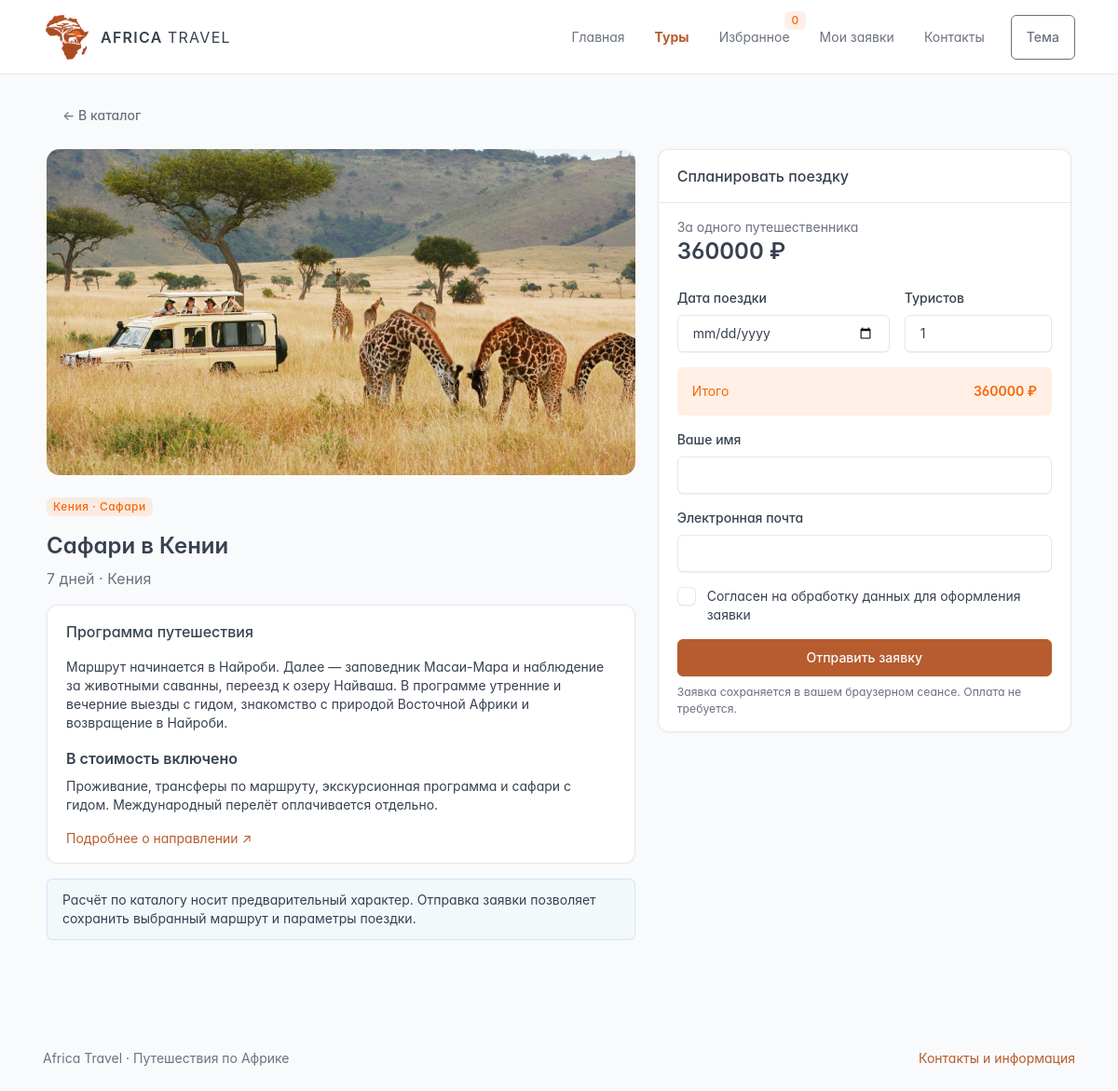
The app's page /tours/1/ with its own data.
### travel/models.py (models this page shows, shortened)
class Tour(models.Model):
    country=models.ForeignKey(Country,on_delete=models.PROTECT,related_name='tours')
    title=models.CharField('Название',max_length=160)
    category=models.CharField('Тип',max_length=20,choices=[('safari','Сафари'),('beach','Пляж'),('culture','Культура')])
    description=models.TextField('Программа')
    duration=models.PositiveSmallIntegerField('Дней',validators=[MinValueValidator(1)])
    price=models.PositiveIntegerField('Цена за человека',validators=[MinValueValidator(1)])
    image=models.CharField('Изображение в static',max_length=200)
    included=models.TextField('Включено в стоимость')
    source_url=models.URLField('Источник о направлении')
    class Meta:
        verbose_name='Тур'; verbose_name_plural='Туры'
        constraints=[models.CheckConstraint(condition=Q(price__gt=0),name='tour_positive_price'),models.CheckConstraint(condition=Q(duration__gt=0),name='tour_positive_duration')]

class Country(models.Model):
    name=models.CharField('Название', max_length=80, unique=True)
    slug=models.SlugField(unique=True)
    description=models.TextField('Описание')
    class Meta: verbose_name='Страна'; verbose_name_plural='Страны'

### travel/views.py (the view)
# urls.py: path('tours/<int:pk>/',views.detail,name='detail'),path('favorites/',views.favorites,name='favorites'),
@ensure_csrf_cookie
def detail(request,pk):
    return render(request,'travel/detail.html',{'tour':get_object_or_404(Tour.objects.select_related('country'),pk=pk),'favorite_ids':favorite_ids(request)})

### travel/context.py (called while the page is built)
def navigation(request):
    from .models import Favorite
    return {'favorite_count': Favorite.objects.filter(owner=request.session.session_key).count() if request.session.session_key else 0}

### travel/views.py (called while the page is built)
def owner(request):
    if not request.session.session_key: request.session.create()
    return request.session.session_key

def favorite_ids(request):
    return set(Favorite.objects.filter(owner=owner(request)).values_list('tour_id',flat=True))

### templates/travel/detail.html (shortened to what this page needs)
{% extends 'base.html' %}
{% load static %}
{% block content %}
    <a
        class="btn btn-ghost-secondary mb-3"
        href="{% url 'catalog' %}"
    >← В каталог</a>
    <div class="row g-4">
        <section class="col-12 col-lg-7">
            <img
                class="detail-image mb-4"
                src="{% static tour.image %}"
                alt="{{ tour.country.name }}"
            >
            <span class="badge bg-orange-lt mb-3">{{ tour.country.name }} · {{ tour.get_category_display }}</span>
            <h1>{{ tour.title }}</h1>
            <p class="text-secondary fs-3">{{ tour.duration }} дней · {{ tour.country.name }}</p>
            <div class="card mb-3">
                <div class="card-body">
                    <h2 class="card-title">Программа путешествия</h2>
                    <p>{{ tour.description }}</p>
                    <h3>В стоимость включено</h3>
                    <p>{{ tour.included }}</p>
                    <a
                        href="{{ tour.source_url }}"
                        target="_blank"
                        rel="noopener"
                    >Подробнее о направлении ↗</a>
                </div>
            </div>
            <div class="alert alert-info">Расчёт по каталогу носит предварительный характер. Отправка заявки позволяет сохранить выбранный маршрут и параметры поездки.</div>
        </section>
        <aside class="col-12 col-lg-5">
            <div class="card booking-panel">
                <div class="card-header">
                    <h2 class="card-title">Спланировать поездку</h2>
                </div>
                <div class="card-body">
                    <div class="text-secondary">За одного путешественника</div>
                    <div class="h1 mb-4">{{ tour.price }} ₽</div>
                    {% include 'travel/partials/booking_form.html' %}
                </div>
            </div>
        </aside>
    </div>
{% endblock %}

### templates/base.html (shortened to what this page needs)
{% load static %}
<!doctype html>
<html lang="ru">
    <head>
        <link rel="stylesheet" href="{% static 'vendor/tabler/tabler.min.css' %}">
        <link rel="stylesheet" href="{% static 'css/app.css' %}">
    </head>
    <body>
        <div class="page">
            {% include 'travel/partials/navbar.html' %}
            <main class="page-wrapper">
                <div class="container-xl py-4">
                    {% block content %}{% endblock %}
                </div>
                {% include 'travel/partials/footer.html' %}
            </main>
        </div>
    </body>
</html>

### templates/travel/partials/navbar.html (shortened to what this page needs)
{% load static %}
<header class="navbar navbar-expand-md d-print-none">
    <div class="container-xl">
        <a
            class="navbar-brand brand"
            href="{% url 'home' %}"
        ><img
            class="brand-logo"
            src="{% static 'images/logo.png' %}"
            alt=""
            width="52"
            height="52"
        ><span>AFRICA <b>TRAVEL</b></span></a>
        <div class="collapse navbar-collapse" id="main-nav">
            <nav
                class="navbar-nav ms-auto gap-md-2"
                aria-label="Основная навигация"
            >
                {% with current=request.resolver_match.url_name %}
                    <a
                        class="nav-link {% if current == 'home' %}active{% endif %}"
                        href="{% url 'home' %}"
                    >Главная</a>
                    <a
                        class="nav-link {% if current == 'catalog' or current == 'detail' %}active{% endif %}"
                        href="{% url 'catalog' %}"
                    >Туры</a>
                    <a
                        class="nav-link {% if current == 'favorites' %}active{% endif %}"
                        href="{% url 'favorites' %}"
                    >Избранное <span class="badge bg-orange-lt ms-1" data-favorite-count>{{ favorite_count }}</span></a>
                    <a
                        class="nav-link {% if current == 'bookings' %}active{% endif %}"
                        href="{% url 'bookings' %}"
                    >Мои заявки</a>
                    <a
                        class="nav-link {% if current == 'about' %}active{% endif %}"
                        href="{% url 'about' %}"
                    >Контакты</a>
                {% endwith %}
                <button
                    class="btn btn-outline-secondary ms-md-2"
                    id="theme-toggle"
                    aria-label="Переключить светлую и тёмную тему"
                >Тема</button>
            </nav>
        </div>
    </div>
</header>

### templates/travel/partials/booking_form.html (shortened to what this page needs)
<form id="booking-form">
    <div class="row g-3 mb-3">
        <div class="col-7">
            <label class="form-label" for="departure">Дата поездки</label>
            <input
                class="form-control"
                type="date"
                id="departure"
                name="departure"
                required
            >
        </div>
        <div class="col-5">
            <label class="form-label" for="travelers">Туристов</label>
            <input
                class="form-control"
                type="number"
                id="travelers"
                name="travelers"
                min="1"
                max="10"
                value="1"
                required
            >
        </div>
    </div>
    <div class="d-flex justify-content-between p-3 bg-orange-lt rounded mb-3">
        <span>Итого</span>
        <strong id="quote-total" aria-live="polite">{{ tour.price }} ₽</strong>
    </div>
    <label class="form-label" for="name">Ваше имя</label>
    <input
        class="form-control mb-3"
        id="name"
        name="name"
        minlength="2"
        maxlength="80"
        autocomplete="name"
        required
    >
    <label class="form-label" for="email">Электронная почта</label>
    <input
        class="form-control mb-3"
        id="email"
        type="email"
        name="email"
        maxlength="254"
        autocomplete="email"
        required
    >
    <label class="form-check mb-3"><input
        class="form-check-input"
        type="checkbox"
        name="consent"
        required
    ><span class="form-check-label">Согласен на обработку данных для оформления заявки</span></label>
    <button
        class="btn btn-primary w-100"
        type="submit"
    >Отправить заявку</button>
    <p class="text-secondary small mt-2 mb-0">Заявка сохраняется в вашем браузерном сеансе. Оплата не требуется.</p>
</form>

### templates/travel/partials/footer.html
<footer class="footer footer-transparent">
    <div class="container-xl d-flex flex-wrap justify-content-between gap-2">
        <span class="text-secondary">Africa Travel · Путешествия по Африке</span>
        <a href="{% url 'about' %}">Контакты и информация</a>
    </div>
</footer>

### static/css/app.css (style rules this page uses)
:root { --tblr-primary:#b65c2e;--tblr-primary-rgb:182,92,46;--tblr-font-sans-serif:Inter,system-ui,-apple-system,"Segoe UI",sans-serif }
.page-wrapper>.container-xl { padding-left:20px;padding-right:20px }
.navbar-nav .nav-link { flex-direction:row;gap:4px }
.navbar .nav-link .badge { position:static;transform:none }
body { background:var(--tblr-bg-surface-secondary,#f5f4f0) }
.btn-primary { --tblr-btn-bg:#b65c2e;--tblr-btn-border-color:#b65c2e;--tblr-btn-hover-bg:#934720;--tblr-btn-hover-border-color:#934720 }
.brand { letter-spacing:.08em;font-size:16px;gap:10px }
.brand b { font-weight:400 }
.navbar { min-height:80px }
.nav-link.active { font-weight:700;color:var(--tblr-primary)!important }
.detail-image { width:100%;height:350px;object-fit:cover;border-radius:14px }
.booking-panel { position:sticky;top:22px }
.footer { margin-top:45px }
input,select { max-width:100% }
.card { border-radius:12px }
.brand-logo { width:52px;height:52px;object-fit:contain;flex-shrink:0 }

### records on screen
Tour: image (picture), country.name "Кения", category "Сафари", title "Сафари в Кении", duration "7", description "Маршрут начинается в Найроби. Далее — заповедник Масаи-Мара и наблюдение за животными саванны, переезд к озеру Найваша. В программе утренние и вечерние выезды с гидом, знакомство с природой Восточной Африки и возвращение в Найроби.", included "Проживание, трансферы по маршруту, экскурсионная программа и сафари с гидом. Международный перелёт оплачивается отдельно.", price "360000"

### other values on screen
{{ favorite_count }} "0"
